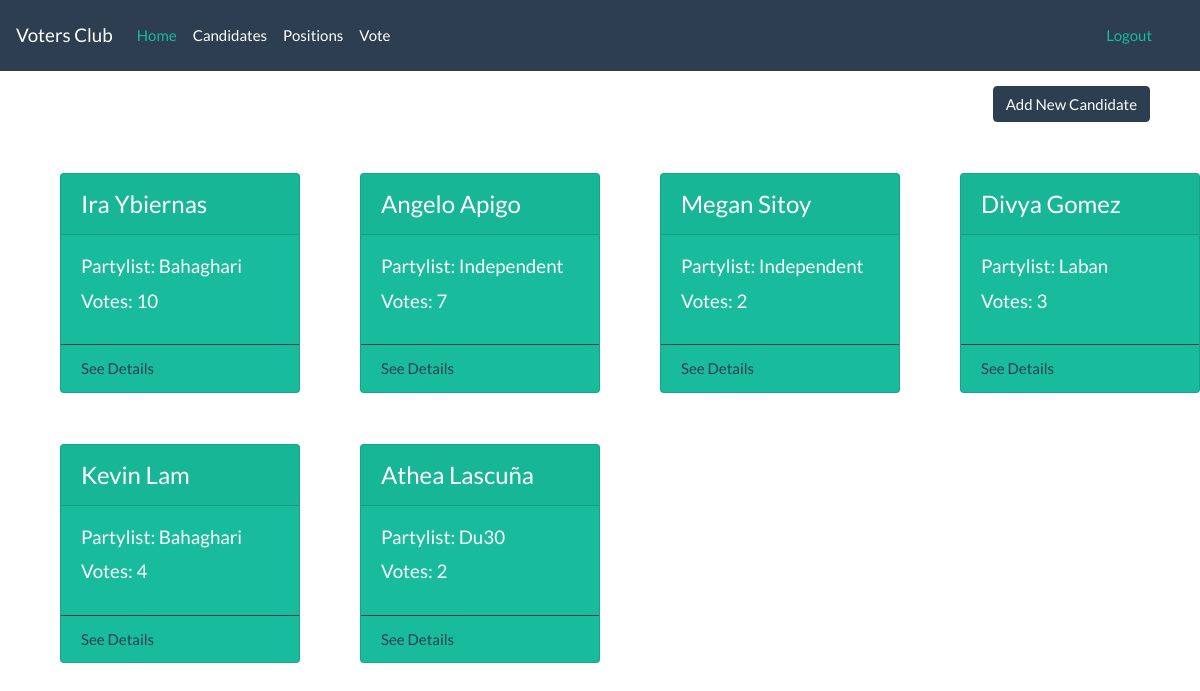
Before: /votes/candidate/ (signed in) with the older database file.
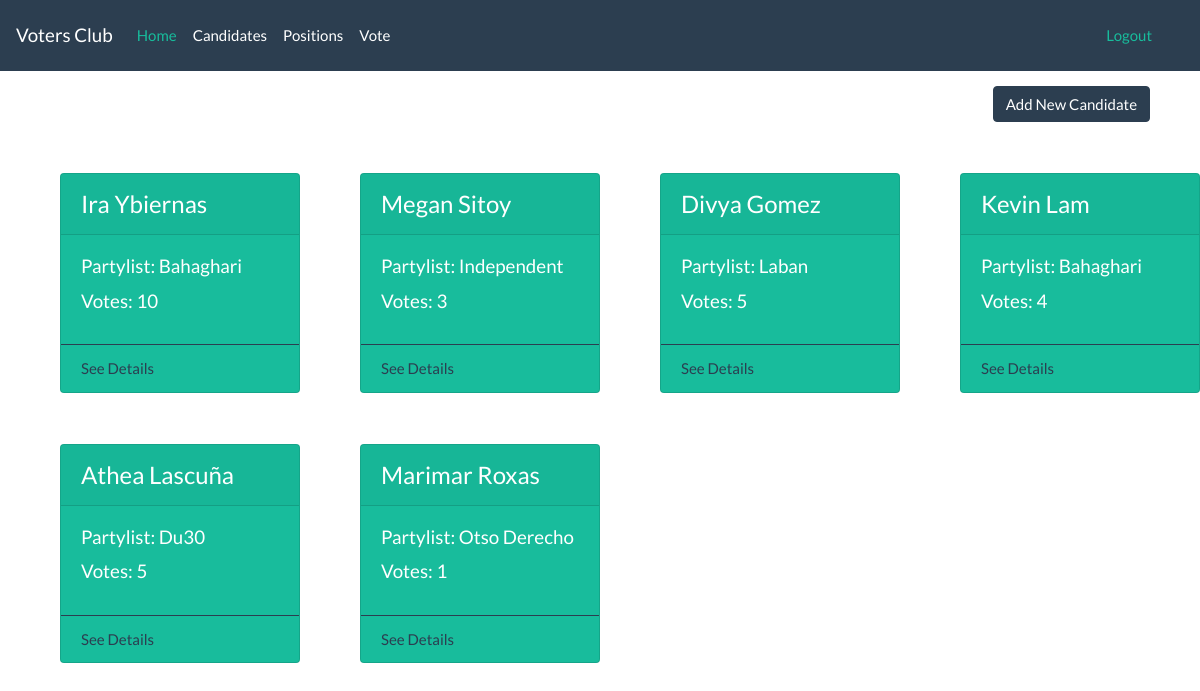
After: the same page with the newer database file.
### votes/models.py (models this page shows, shortened)
class Candidate(models.Model):
    firstname = models.CharField(max_length=50)
    lastname = models.CharField(max_length=50)
    position = models.ForeignKey(Position, on_delete=models.CASCADE,
                                    related_name='candidates',
                                    blank=True, null=True)
    partylist = models.ForeignKey(Partylist, on_delete=models.CASCADE,
                                    related_name='partylist',
                                    blank=True, null=True)
    birthdate = models.DateField()
    platform = models.TextField()
    is_active = models.BooleanField(default=True)
    image = models.ImageField(blank=True, null=True, upload_to="images/")

class Partylist(models.Model):
    name = models.CharField(max_length=50)
    description = models.TextField()
    def __str__(self):
        return self.name

### votes/views.py (the view)
# urls.py: path('candidate/', views.cand_list, name='candidates_list'),
@login_required
def cand_list(request):
    context = {}
    candidates = Candidate.objects.all().order_by('position')
    context['candidates'] = candidates
    return render(request, 'candidates_list.html', context)

### votes/templates/candidates_list.html (shortened to what this page needs)
{% extends 'base.html' %}
{% block body %}
    {% if request.user.is_authenticated %}
    {% if request.user.is_authenticated %}
    <nav class="navbar navbar-expand-lg navbar-dark bg-primary">
      <a class="navbar-brand" href="#">Voters Club</a>
      <div class="collapse navbar-collapse" id="navbarColor01">
        <ul class="navbar-nav mr-auto">
          <li class="nav-item active">
            <a class="nav-link" href="{% url 'votes:partylist_list' %}">Home <span class="sr-only">(current)</span></a>
          </li>
          <li class="nav-item">
            <a class="nav-link" href="{% url 'votes:candidates_list' %}">Candidates</a>
          </li>
          <li class="nav-item">
            <a class="nav-link" href="{% url 'votes:detail_position' %}">Positions</a>
          </li>
          <li class="nav-item">
            <a class="nav-link" href="{% url 'votes:vote_page' %}">Vote</a>
          </li>
        </ul>
        <form class="form-inline my-2 my-lg-0">
          <a class="nav-link" href="{% url 'votes:logout' %}">Logout</a>
        </form>
      </div>
    </nav>
    {% endif %}
    <div class="row" style="float:right; margin-right: 50px; margin-top:15px;">
        <a class="btn btn-primary" style="" href="{% url 'votes:create_candidate' %}" role="button">Add New Candidate</a>
    </div>
    <br><br><br>
    <div class="row" style="float:none; margin:0; ">
      {% for candidate in candidates %}
        {% if candidate.is_active %}
          <div class="card text-white bg-success mb-3" style="width: 20%; margin-left:60px; margin-top: 35px">
          <div class="card-header" style="font-size: x-large;">{{ candidate.firstname }} {{ candidate.lastname }}</div>
          <div class="card-body">
            <h5 class="card-title">Partylist: {{ candidate.partylist }}</h5>
            <h5 class="card-title">Votes: {{ candidate.votes.all.count }}</h5>
          </div>
          <div class="card-footer bg-transparent border-primary">
              <a href="{% url 'votes:detail_candidate' candidate.id %}" class="card-link float-center text-primary">See Details</a>
          </div>
        </div>
        {% endif %}
    {% endfor %}
    </div>
    {% endif %}
{% endblock %}

Changed rows visible on the page:
no longer on this page (row edited): Candidate: firstname "Angelo", lastname "Apigo", partylist "Independent", votes.all.count "7"
computed for Candidate "Megan": votes.all.count "2" → "3"
changed Candidate "Divya": votes.all.count "3" → "5"
computed for Candidate "Athea": votes.all.count "2" → "5"
added Candidate: firstname "Marimar", lastname "Roxas", partylist "Otso Derecho", votes.all.count "1"
